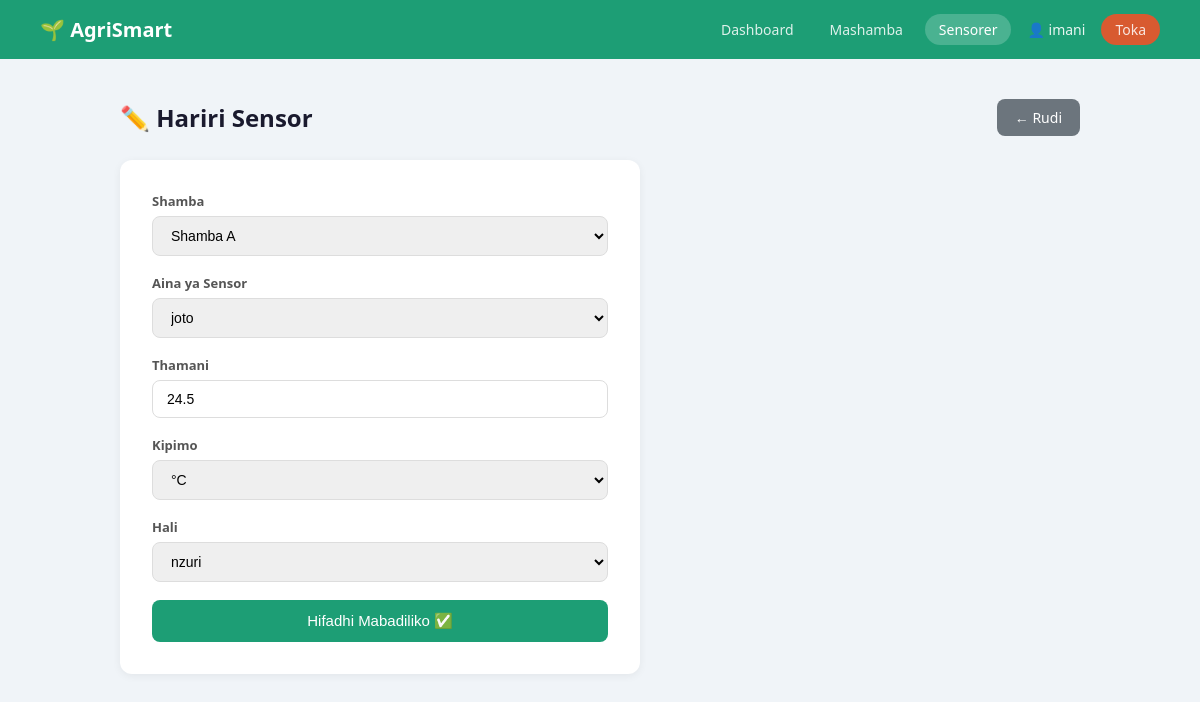
The page /sensorer/hariri/2 (signed in) on the database its author committed.
### tables this page shows
CREATE TABLE sensorer (
            id INTEGER PRIMARY KEY AUTOINCREMENT,
            shamba_id INTEGER NOT NULL,
            aina TEXT NOT NULL,
            thamani REAL NOT NULL,
            kipimo TEXT,
            hali TEXT DEFAULT 'nzuri',
            wakati TIMESTAMP DEFAULT CURRENT_TIMESTAMP,
            FOREIGN KEY (shamba_id) REFERENCES mashamba(id)
        );

CREATE TABLE mashamba (
            id INTEGER PRIMARY KEY AUTOINCREMENT,
            jina TEXT NOT NULL,
            eneo TEXT NOT NULL,
            ukubwa_hekta REAL NOT NULL,
            aina_mazao TEXT NOT NULL,
            tarehe_ilianzishwa TEXT NOT NULL,
            created_at TIMESTAMP DEFAULT CURRENT_TIMESTAMP
        );

### routes/sensor.py (the view, shortened to what this page needs)
@sensor_bp.route('/sensorer/hariri/<int:id>', methods=['GET', 'POST'])
def hariri_sensor(id):
    check = login_required()
    if check: return check
    db = get_db()
    cursor = db.cursor()
    cursor.execute('SELECT * FROM sensorer WHERE id = ?', (id,))
    sensor = cursor.fetchone()
    cursor.execute('SELECT id, jina FROM mashamba ORDER BY jina')
    mashamba = cursor.fetchall()
    db.close()
    if not sensor:
        flash('Sensor haipatikani!', 'hatari')
        return redirect(url_for('sensor.sensorer'))
    return render_template('hariri_sensor.html', sensor=sensor, mashamba=mashamba)

### database.py (called while the page is built)
def get_db():
    conn = sqlite3.connect(DATABASE)
    conn.row_factory = sqlite3.Row
    return conn

### routes/sensor.py (called while the page is built)
def login_required():
    if 'mtumiaji_id' not in session:
        flash('Ingia kwanza!', 'hatari')
        return redirect(url_for('auth.login'))
    return None

### templates/hariri_sensor.html (shortened to what this page needs)
<!DOCTYPE html>
<html lang="sw">
<head>
    <link rel="stylesheet" href="{{ url_for('static', filename='style.css') }}">
</head>
<body>
    <nav class="navbar">
        <div class="nav-brand">🌱 AgriSmart</div>
        <div class="nav-links">
            <a href="{{ url_for('dashboard.dashboard') }}">Dashboard</a>
            <a href="{{ url_for('shamba.mashamba') }}">Mashamba</a>
            <a href="{{ url_for('sensor.sensorer') }}" class="active">Sensorer</a>
            <span class="nav-user">👤 {{ session.mtumiaji_jina }}</span>
            <a href="{{ url_for('auth.logout') }}" class="btn btn-sm btn-delete">Toka</a>
        </div>
    </nav>
    <div class="container">
        <div class="page-header">
            <h1>✏️ Hariri Sensor</h1>
            <a href="{{ url_for('sensor.sensorer') }}" class="btn btn-secondary">← Rudi</a>
        </div>
        <div class="form-card">
            <form method="POST">
                <div class="form-group">
                    <label>Shamba</label>
                    <select name="shamba_id" required>
                        {% for m in mashamba %}
                        <option value="{{ m.id }}" {% if m.id == sensor.shamba_id %}selected{% endif %}>
                            {{ m.jina }}
                        </option>
                        {% endfor %}
                    </select>
                </div>
                <div class="form-group">
                    <label>Aina ya Sensor</label>
                    <select name="aina" required>
                        {% for aina in ['unyevu','joto','pH','NPK'] %}
                        <option {% if sensor.aina == aina %}selected{% endif %}>{{ aina }}</option>
                        {% endfor %}
                    </select>
                </div>
                <div class="form-group">
                    <label>Thamani</label>
                    <input type="number" name="thamani" step="0.01" value="{{ sensor.thamani }}" required>
                </div>
                <div class="form-group">
                    <label>Kipimo</label>
                    <select name="kipimo" required>
                        {% for k in ['%','°C','pH','mg/kg'] %}
                        <option {% if sensor.kipimo == k %}selected{% endif %}>{{ k }}</option>
                        {% endfor %}
                    </select>
                </div>
                <div class="form-group">
                    <label>Hali</label>
                    <select name="hali" required>
                        {% for h in ['nzuri','tahadhari','hatari'] %}
                        <option {% if sensor.hali == h %}selected{% endif %}>{{ h }}</option>
                        {% endfor %}
                    </select>
                </div>
                <button type="submit" class="btn btn-primary btn-full">Hifadhi Mabadiliko ✅</button>
            </form>
        </div>
    </div>
</body>
</html>

### static/style.css (style rules this page uses)
* { box-sizing: border-box; margin: 0; padding: 0; }
body { font-family: 'Segoe UI', sans-serif; background: #f0f4f8; color: #333; background-image: url("ima.png"); }
.navbar { background: #1D9E75; padding: 14px 40px; display: flex; justify-content: space-between; align-items: center; }
.nav-brand { color: #fff; font-size: 20px; font-weight: 700; }
.nav-links { display: flex; align-items: center; gap: 8px; }
.nav-links a { color: rgba(255,255,255,0.85); text-decoration: none; padding: 6px 14px; border-radius: 20px; font-size: 14px; transition: background 0.2s; }
.nav-links a:hover, .nav-links a.active { background: rgba(255,255,255,0.2); color: #fff; }
.nav-user { color: rgba(255,255,255,0.9); font-size: 14px; margin: 0 8px; }
.container { max-width: 1000px; margin: 40px auto; padding: 0 20px; }
.page-header { display: flex; justify-content: space-between; align-items: center; margin-bottom: 24px; }
.page-header h1 { font-size: 24px; color: #1a1a2e; }
.btn { padding: 9px 18px; border-radius: 8px; border: none; cursor: pointer; font-size: 14px; text-decoration: none; display: inline-block; transition: opacity 0.2s; }
.btn-primary { background: #1D9E75; color: #fff; }
.btn-secondary { background: #6c757d; color: #fff; }
.btn-delete { background: #D85A30; color: #fff; }
.btn-sm { padding: 5px 12px; font-size: 13px; }
.btn-full { width: 100%; text-align: center; padding: 12px; font-size: 15px; }
.form-card { background: #fff; border-radius: 12px; padding: 32px; box-shadow: 0 2px 8px rgba(0,0,0,0.06); max-width: 520px; }
.form-group { margin-bottom: 18px; }
.form-group label { display: block; font-size: 13px; font-weight: 600; color: #555; margin-bottom: 6px; }
.form-group input, .form-group select { width: 100%; padding: 10px 14px; border: 1px solid #ddd; border-radius: 8px; font-size: 14px; outline: none; transition: border-color 0.2s; }

### rows shown on the page
sensorer: shamba_id "Shamba A", aina "joto", thamani "24.5", kipimo "°C", hali "nzuri"

### other values the page prints
{{ session.mtumiaji_jina }} "imani"
